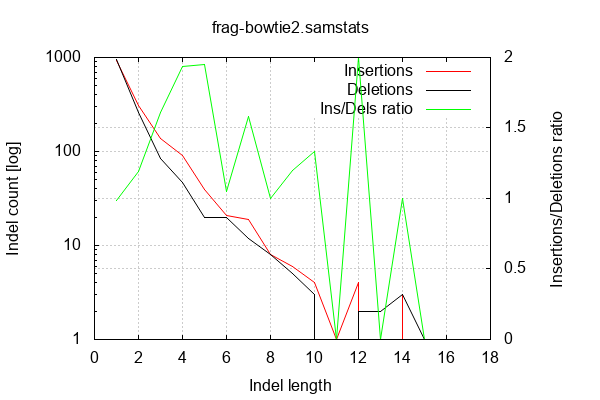

Write the gnuplot code that produced this figure.

        set terminal png size 600,400 truecolor
        set output "frag.genome/indel-dist.png"
        set grid xtics ytics y2tics back lc rgb "#cccccc"
        set style line 1 linetype 1  linecolor rgb "red"
        set style line 2 linetype 2  linecolor rgb "black"
        set style line 3 linetype 3  linecolor rgb "green"
        set style increment user
        set ylabel "Indel count [log]"
        set xlabel "Indel length"
        set y2label "Insertions/Deletions ratio"
        set log y
        set y2tics nomirror
        set ytics nomirror
        set title "frag-bowtie2.samstats"
        plot '-' w l ti 'Insertions', '-' w l ti 'Deletions', '-' axes x1y2 w l ti "Ins/Dels ratio"
    1	935
2	309
3	137
4	91
5	39
6	21
7	19
8	8
9	6
10	4
11	1
12	4
13	0
14	3
15	0
16	1
18	0
end
1	949
2	260
3	85
4	47
5	20
6	20
7	12
8	8
9	5
10	3
11	0
12	2
13	2
14	3
15	1
16	0
18	1
end
1	0.985248
2	1.188462
3	1.611765
4	1.936170
5	1.950000
6	1.050000
7	1.583333
8	1.000000
9	1.200000
10	1.333333
11	0.000000
12	2.000000
13	0.000000
14	1.000000
15	0.000000
16	0.000000
18	0.000000
end
